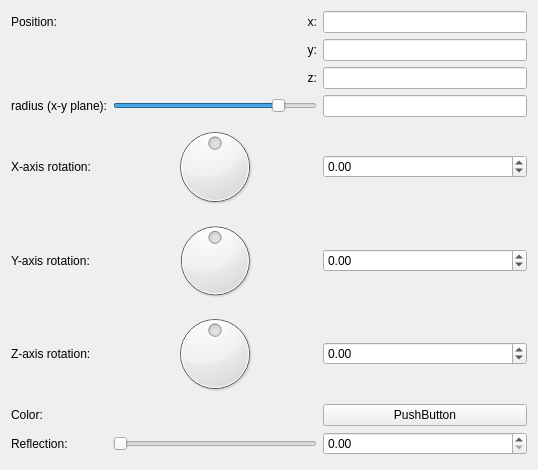
<?xml version="1.0" encoding="UTF-8"?>
<ui version="4.0">
 <class>Form</class>
 <widget class="QWidget" name="Form">
  <property name="geometry">
   <rect>
    <x>0</x>
    <y>0</y>
    <width>538</width>
    <height>470</height>
   </rect>
  </property>
  <property name="windowTitle">
   <string>Form</string>
  </property>
  <layout class="QVBoxLayout" name="verticalLayout">
   <item>
    <layout class="QGridLayout" name="gridLayout">
     <item row="6" column="1">
      <widget class="QDial" name="dial3_rotation_z">
       <property name="minimum">
        <number>-18000</number>
       </property>
       <property name="maximum">
        <number>18000</number>
       </property>
       <property name="wrapping">
        <bool>true</bool>
       </property>
      </widget>
     </item>
     <item row="8" column="1">
      <widget class="QSlider" name="slider_reflection">
       <property name="minimum">
        <number>0</number>
       </property>
       <property name="maximum">
        <number>100</number>
       </property>
       <property name="singleStep">
        <number>1</number>
       </property>
       <property name="orientation">
        <enum>Qt::Horizontal</enum>
       </property>
      </widget>
     </item>
     <item row="2" column="2">
      <widget class="MyLineEdit" name="vect3_position_z"/>
     </item>
     <item row="4" column="1">
      <widget class="QDial" name="dial3_rotation_x">
       <property name="minimum">
        <number>-18000</number>
       </property>
       <property name="maximum">
        <number>18000</number>
       </property>
       <property name="wrapping">
        <bool>true</bool>
       </property>
      </widget>
     </item>
     <item row="2" column="1">
      <widget class="QLabel" name="label_13">
       <property name="text">
        <string>z:</string>
       </property>
       <property name="alignment">
        <set>Qt::AlignRight|Qt::AlignTrailing|Qt::AlignVCenter</set>
       </property>
      </widget>
     </item>
     <item row="5" column="2">
      <widget class="MyDoubleSpinBox" name="spinboxd3_rotation_y">
       <property name="prefix">
        <string/>
       </property>
       <property name="suffix">
        <string/>
       </property>
       <property name="decimals">
        <number>2</number>
       </property>
       <property name="minimum">
        <double>-36000.000000000000000</double>
       </property>
       <property name="maximum">
        <double>36000.000000000000000</double>
       </property>
       <property name="singleStep">
        <double>0.100000000000000</double>
       </property>
      </widget>
     </item>
     <item row="6" column="2">
      <widget class="MyDoubleSpinBox" name="spinboxd3_rotation_z">
       <property name="prefix">
        <string/>
       </property>
       <property name="suffix">
        <string/>
       </property>
       <property name="decimals">
        <number>2</number>
       </property>
       <property name="minimum">
        <double>-36000.000000000000000</double>
       </property>
       <property name="maximum">
        <double>36000.000000000000000</double>
       </property>
       <property name="singleStep">
        <double>0.100000000000000</double>
       </property>
      </widget>
     </item>
     <item row="7" column="0">
      <widget class="QLabel" name="label_18">
       <property name="text">
        <string>Color:</string>
       </property>
      </widget>
     </item>
     <item row="5" column="0">
      <widget class="QLabel" name="label_9">
       <property name="text">
        <string>Y-axis rotation:</string>
       </property>
      </widget>
     </item>
     <item row="3" column="0">
      <widget class="QLabel" name="label_14">
       <property name="text">
        <string>radius (x-y plane):</string>
       </property>
       <property name="alignment">
        <set>Qt::AlignRight|Qt::AlignTrailing|Qt::AlignVCenter</set>
       </property>
      </widget>
     </item>
     <item row="4" column="2">
      <widget class="MyDoubleSpinBox" name="spinboxd3_rotation_x">
       <property name="prefix">
        <string/>
       </property>
       <property name="suffix">
        <string/>
       </property>
       <property name="decimals">
        <number>2</number>
       </property>
       <property name="minimum">
        <double>-36000.000000000000000</double>
       </property>
       <property name="maximum">
        <double>36000.000000000000000</double>
       </property>
       <property name="singleStep">
        <double>0.100000000000000</double>
       </property>
      </widget>
     </item>
     <item row="5" column="1">
      <widget class="QDial" name="dial3_rotation_y">
       <property name="minimum">
        <number>-18000</number>
       </property>
       <property name="maximum">
        <number>18000</number>
       </property>
       <property name="wrapping">
        <bool>true</bool>
       </property>
      </widget>
     </item>
     <item row="1" column="1">
      <widget class="QLabel" name="label_12">
       <property name="text">
        <string>y:</string>
       </property>
       <property name="alignment">
        <set>Qt::AlignRight|Qt::AlignTrailing|Qt::AlignVCenter</set>
       </property>
      </widget>
     </item>
     <item row="0" column="1">
      <widget class="QLabel" name="label_11">
       <property name="text">
        <string>x:</string>
       </property>
       <property name="alignment">
        <set>Qt::AlignRight|Qt::AlignTrailing|Qt::AlignVCenter</set>
       </property>
      </widget>
     </item>
     <item row="7" column="2">
      <widget class="QPushButton" name="colorButton_color">
       <property name="text">
        <string>PushButton</string>
       </property>
      </widget>
     </item>
     <item row="0" column="2">
      <widget class="MyLineEdit" name="vect3_position_x"/>
     </item>
     <item row="6" column="0">
      <widget class="QLabel" name="label_15">
       <property name="text">
        <string>Z-axis rotation:</string>
       </property>
      </widget>
     </item>
     <item row="3" column="2">
      <widget class="MyLineEdit" name="logedit_radius">
       <property name="sizePolicy">
        <sizepolicy hsizetype="Expanding" vsizetype="Fixed">
         <horstretch>0</horstretch>
         <verstretch>0</verstretch>
        </sizepolicy>
       </property>
      </widget>
     </item>
     <item row="3" column="1">
      <widget class="QSlider" name="logslider_radius">
       <property name="sizePolicy">
        <sizepolicy hsizetype="Expanding" vsizetype="Fixed">
         <horstretch>0</horstretch>
         <verstretch>0</verstretch>
        </sizepolicy>
       </property>
       <property name="sizeIncrement">
        <size>
         <width>0</width>
         <height>0</height>
        </size>
       </property>
       <property name="minimum">
        <number>-1500</number>
       </property>
       <property name="maximum">
        <number>300</number>
       </property>
       <property name="orientation">
        <enum>Qt::Horizontal</enum>
       </property>
      </widget>
     </item>
     <item row="4" column="0">
      <widget class="QLabel" name="label_8">
       <property name="text">
        <string>X-axis rotation:</string>
       </property>
      </widget>
     </item>
     <item row="0" column="0">
      <widget class="QLabel" name="label_10">
       <property name="text">
        <string>Position:</string>
       </property>
      </widget>
     </item>
     <item row="1" column="2">
      <widget class="MyLineEdit" name="vect3_position_y"/>
     </item>
     <item row="8" column="2">
      <widget class="MyDoubleSpinBox" name="spinbox_reflection">
       <property name="prefix">
        <string/>
       </property>
       <property name="suffix">
        <string/>
       </property>
       <property name="decimals">
        <number>2</number>
       </property>
       <property name="minimum">
        <double>0.000000000000000</double>
       </property>
       <property name="maximum">
        <double>1.000000000000000</double>
       </property>
       <property name="singleStep">
        <double>0.100000000000000</double>
       </property>
      </widget>
     </item>
     <item row="8" column="0">
      <widget class="QLabel" name="label_19">
       <property name="text">
        <string>Reflection:</string>
       </property>
      </widget>
     </item>
    </layout>
   </item>
   <item>
    <spacer name="verticalSpacer">
     <property name="orientation">
      <enum>Qt::Vertical</enum>
     </property>
     <property name="sizeHint" stdset="0">
      <size>
       <width>20</width>
       <height>40</height>
      </size>
     </property>
    </spacer>
   </item>
  </layout>
 </widget>
 <customwidgets>
  <customwidget>
   <class>MyLineEdit</class>
   <extends>QLineEdit</extends>
   <header>mylineedit.h</header>
  </customwidget>
  <customwidget>
   <class>MyDoubleSpinBox</class>
   <extends>QDoubleSpinBox</extends>
   <header>mydoublespinbox.h</header>
  </customwidget>
 </customwidgets>
 <resources/>
 <connections/>
</ui>
